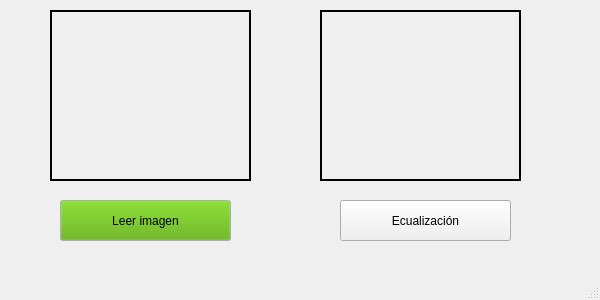
<?xml version="1.0" encoding="UTF-8"?>
<ui version="4.0">
 <class>MainWindow</class>
 <widget class="QMainWindow" name="MainWindow">
  <property name="geometry">
   <rect>
    <x>0</x>
    <y>0</y>
    <width>600</width>
    <height>300</height>
   </rect>
  </property>
  <property name="minimumSize">
   <size>
    <width>200</width>
    <height>200</height>
   </size>
  </property>
  <property name="maximumSize">
   <size>
    <width>600</width>
    <height>300</height>
   </size>
  </property>
  <property name="palette">
   <palette>
    <active>
     <colorrole role="WindowText">
      <brush brushstyle="SolidPattern">
       <color alpha="255">
        <red>255</red>
        <green>0</green>
        <blue>0</blue>
       </color>
      </brush>
     </colorrole>
    </active>
    <inactive>
     <colorrole role="WindowText">
      <brush brushstyle="SolidPattern">
       <color alpha="255">
        <red>255</red>
        <green>0</green>
        <blue>0</blue>
       </color>
      </brush>
     </colorrole>
    </inactive>
    <disabled>
     <colorrole role="WindowText">
      <brush brushstyle="SolidPattern">
       <color alpha="255">
        <red>120</red>
        <green>120</green>
        <blue>120</blue>
       </color>
      </brush>
     </colorrole>
    </disabled>
   </palette>
  </property>
  <property name="windowTitle">
   <string>MainWindow</string>
  </property>
  <property name="autoFillBackground">
   <bool>false</bool>
  </property>
  <widget class="QWidget" name="centralwidget">
   <widget class="QPushButton" name="pushButton1">
    <property name="geometry">
     <rect>
      <x>60</x>
      <y>200</y>
      <width>171</width>
      <height>41</height>
     </rect>
    </property>
    <property name="minimumSize">
     <size>
      <width>0</width>
      <height>0</height>
     </size>
    </property>
    <property name="maximumSize">
     <size>
      <width>300</width>
      <height>300</height>
     </size>
    </property>
    <property name="palette">
     <palette>
      <active>
       <colorrole role="Button">
        <brush brushstyle="SolidPattern">
         <color alpha="255">
          <red>85</red>
          <green>170</green>
          <blue>0</blue>
         </color>
        </brush>
       </colorrole>
       <colorrole role="ButtonText">
        <brush brushstyle="SolidPattern">
         <color alpha="255">
          <red>0</red>
          <green>0</green>
          <blue>0</blue>
         </color>
        </brush>
       </colorrole>
       <colorrole role="Base">
        <brush brushstyle="SolidPattern">
         <color alpha="255">
          <red>255</red>
          <green>170</green>
          <blue>255</blue>
         </color>
        </brush>
       </colorrole>
      </active>
      <inactive>
       <colorrole role="Button">
        <brush brushstyle="SolidPattern">
         <color alpha="255">
          <red>85</red>
          <green>170</green>
          <blue>0</blue>
         </color>
        </brush>
       </colorrole>
       <colorrole role="ButtonText">
        <brush brushstyle="SolidPattern">
         <color alpha="255">
          <red>0</red>
          <green>0</green>
          <blue>0</blue>
         </color>
        </brush>
       </colorrole>
       <colorrole role="Base">
        <brush brushstyle="SolidPattern">
         <color alpha="255">
          <red>255</red>
          <green>170</green>
          <blue>255</blue>
         </color>
        </brush>
       </colorrole>
      </inactive>
      <disabled>
       <colorrole role="Button">
        <brush brushstyle="SolidPattern">
         <color alpha="255">
          <red>85</red>
          <green>170</green>
          <blue>0</blue>
         </color>
        </brush>
       </colorrole>
       <colorrole role="ButtonText">
        <brush brushstyle="SolidPattern">
         <color alpha="255">
          <red>120</red>
          <green>120</green>
          <blue>120</blue>
         </color>
        </brush>
       </colorrole>
       <colorrole role="Base">
        <brush brushstyle="SolidPattern">
         <color alpha="255">
          <red>240</red>
          <green>240</green>
          <blue>240</blue>
         </color>
        </brush>
       </colorrole>
      </disabled>
     </palette>
    </property>
    <property name="text">
     <string>Leer imagen</string>
    </property>
   </widget>
   <widget class="QLabel" name="label1">
    <property name="geometry">
     <rect>
      <x>50</x>
      <y>10</y>
      <width>201</width>
      <height>171</height>
     </rect>
    </property>
    <property name="palette">
     <palette>
      <active>
       <colorrole role="WindowText">
        <brush brushstyle="SolidPattern">
         <color alpha="255">
          <red>0</red>
          <green>0</green>
          <blue>0</blue>
         </color>
        </brush>
       </colorrole>
       <colorrole role="Button">
        <brush brushstyle="SolidPattern">
         <color alpha="255">
          <red>170</red>
          <green>170</green>
          <blue>255</blue>
         </color>
        </brush>
       </colorrole>
       <colorrole role="Light">
        <brush brushstyle="SolidPattern">
         <color alpha="255">
          <red>255</red>
          <green>255</green>
          <blue>255</blue>
         </color>
        </brush>
       </colorrole>
       <colorrole role="Midlight">
        <brush brushstyle="SolidPattern">
         <color alpha="255">
          <red>212</red>
          <green>212</green>
          <blue>255</blue>
         </color>
        </brush>
       </colorrole>
       <colorrole role="Dark">
        <brush brushstyle="SolidPattern">
         <color alpha="255">
          <red>85</red>
          <green>85</green>
          <blue>127</blue>
         </color>
        </brush>
       </colorrole>
       <colorrole role="Mid">
        <brush brushstyle="SolidPattern">
         <color alpha="255">
          <red>113</red>
          <green>113</green>
          <blue>170</blue>
         </color>
        </brush>
       </colorrole>
       <colorrole role="Text">
        <brush brushstyle="SolidPattern">
         <color alpha="255">
          <red>0</red>
          <green>0</green>
          <blue>0</blue>
         </color>
        </brush>
       </colorrole>
       <colorrole role="BrightText">
        <brush brushstyle="SolidPattern">
         <color alpha="255">
          <red>255</red>
          <green>255</green>
          <blue>255</blue>
         </color>
        </brush>
       </colorrole>
       <colorrole role="ButtonText">
        <brush brushstyle="SolidPattern">
         <color alpha="255">
          <red>0</red>
          <green>0</green>
          <blue>0</blue>
         </color>
        </brush>
       </colorrole>
       <colorrole role="Base">
        <brush brushstyle="SolidPattern">
         <color alpha="255">
          <red>255</red>
          <green>255</green>
          <blue>255</blue>
         </color>
        </brush>
       </colorrole>
       <colorrole role="Window">
        <brush brushstyle="SolidPattern">
         <color alpha="255">
          <red>170</red>
          <green>170</green>
          <blue>255</blue>
         </color>
        </brush>
       </colorrole>
       <colorrole role="Shadow">
        <brush brushstyle="SolidPattern">
         <color alpha="255">
          <red>0</red>
          <green>0</green>
          <blue>0</blue>
         </color>
        </brush>
       </colorrole>
       <colorrole role="AlternateBase">
        <brush brushstyle="SolidPattern">
         <color alpha="255">
          <red>212</red>
          <green>212</green>
          <blue>255</blue>
         </color>
        </brush>
       </colorrole>
       <colorrole role="ToolTipBase">
        <brush brushstyle="SolidPattern">
         <color alpha="255">
          <red>255</red>
          <green>255</green>
          <blue>220</blue>
         </color>
        </brush>
       </colorrole>
       <colorrole role="ToolTipText">
        <brush brushstyle="SolidPattern">
         <color alpha="255">
          <red>0</red>
          <green>0</green>
          <blue>0</blue>
         </color>
        </brush>
       </colorrole>
      </active>
      <inactive>
       <colorrole role="WindowText">
        <brush brushstyle="SolidPattern">
         <color alpha="255">
          <red>0</red>
          <green>0</green>
          <blue>0</blue>
         </color>
        </brush>
       </colorrole>
       <colorrole role="Button">
        <brush brushstyle="SolidPattern">
         <color alpha="255">
          <red>170</red>
          <green>170</green>
          <blue>255</blue>
         </color>
        </brush>
       </colorrole>
       <colorrole role="Light">
        <brush brushstyle="SolidPattern">
         <color alpha="255">
          <red>255</red>
          <green>255</green>
          <blue>255</blue>
         </color>
        </brush>
       </colorrole>
       <colorrole role="Midlight">
        <brush brushstyle="SolidPattern">
         <color alpha="255">
          <red>212</red>
          <green>212</green>
          <blue>255</blue>
         </color>
        </brush>
       </colorrole>
       <colorrole role="Dark">
        <brush brushstyle="SolidPattern">
         <color alpha="255">
          <red>85</red>
          <green>85</green>
          <blue>127</blue>
         </color>
        </brush>
       </colorrole>
       <colorrole role="Mid">
        <brush brushstyle="SolidPattern">
         <color alpha="255">
          <red>113</red>
          <green>113</green>
          <blue>170</blue>
         </color>
        </brush>
       </colorrole>
       <colorrole role="Text">
        <brush brushstyle="SolidPattern">
         <color alpha="255">
          <red>0</red>
          <green>0</green>
          <blue>0</blue>
         </color>
        </brush>
       </colorrole>
       <colorrole role="BrightText">
        <brush brushstyle="SolidPattern">
         <color alpha="255">
          <red>255</red>
          <green>255</green>
          <blue>255</blue>
         </color>
        </brush>
       </colorrole>
       <colorrole role="ButtonText">
        <brush brushstyle="SolidPattern">
         <color alpha="255">
          <red>0</red>
          <green>0</green>
          <blue>0</blue>
         </color>
        </brush>
       </colorrole>
       <colorrole role="Base">
        <brush brushstyle="SolidPattern">
         <color alpha="255">
          <red>255</red>
          <green>255</green>
          <blue>255</blue>
         </color>
        </brush>
       </colorrole>
       <colorrole role="Window">
        <brush brushstyle="SolidPattern">
         <color alpha="255">
          <red>170</red>
          <green>170</green>
          <blue>255</blue>
         </color>
        </brush>
       </colorrole>
       <colorrole role="Shadow">
        <brush brushstyle="SolidPattern">
         <color alpha="255">
          <red>0</red>
          <green>0</green>
          <blue>0</blue>
         </color>
        </brush>
       </colorrole>
       <colorrole role="AlternateBase">
        <brush brushstyle="SolidPattern">
         <color alpha="255">
          <red>212</red>
          <green>212</green>
          <blue>255</blue>
         </color>
        </brush>
       </colorrole>
       <colorrole role="ToolTipBase">
        <brush brushstyle="SolidPattern">
         <color alpha="255">
          <red>255</red>
          <green>255</green>
          <blue>220</blue>
         </color>
        </brush>
       </colorrole>
       <colorrole role="ToolTipText">
        <brush brushstyle="SolidPattern">
         <color alpha="255">
          <red>0</red>
          <green>0</green>
          <blue>0</blue>
         </color>
        </brush>
       </colorrole>
      </inactive>
      <disabled>
       <colorrole role="WindowText">
        <brush brushstyle="SolidPattern">
         <color alpha="255">
          <red>85</red>
          <green>85</green>
          <blue>127</blue>
         </color>
        </brush>
       </colorrole>
       <colorrole role="Button">
        <brush brushstyle="SolidPattern">
         <color alpha="255">
          <red>170</red>
          <green>170</green>
          <blue>255</blue>
         </color>
        </brush>
       </colorrole>
       <colorrole role="Light">
        <brush brushstyle="SolidPattern">
         <color alpha="255">
          <red>255</red>
          <green>255</green>
          <blue>255</blue>
         </color>
        </brush>
       </colorrole>
       <colorrole role="Midlight">
        <brush brushstyle="SolidPattern">
         <color alpha="255">
          <red>212</red>
          <green>212</green>
          <blue>255</blue>
         </color>
        </brush>
       </colorrole>
       <colorrole role="Dark">
        <brush brushstyle="SolidPattern">
         <color alpha="255">
          <red>85</red>
          <green>85</green>
          <blue>127</blue>
         </color>
        </brush>
       </colorrole>
       <colorrole role="Mid">
        <brush brushstyle="SolidPattern">
         <color alpha="255">
          <red>113</red>
          <green>113</green>
          <blue>170</blue>
         </color>
        </brush>
       </colorrole>
       <colorrole role="Text">
        <brush brushstyle="SolidPattern">
         <color alpha="255">
          <red>85</red>
          <green>85</green>
          <blue>127</blue>
         </color>
        </brush>
       </colorrole>
       <colorrole role="BrightText">
        <brush brushstyle="SolidPattern">
         <color alpha="255">
          <red>255</red>
          <green>255</green>
          <blue>255</blue>
         </color>
        </brush>
       </colorrole>
       <colorrole role="ButtonText">
        <brush brushstyle="SolidPattern">
         <color alpha="255">
          <red>85</red>
          <green>85</green>
          <blue>127</blue>
         </color>
        </brush>
       </colorrole>
       <colorrole role="Base">
        <brush brushstyle="SolidPattern">
         <color alpha="255">
          <red>170</red>
          <green>170</green>
          <blue>255</blue>
         </color>
        </brush>
       </colorrole>
       <colorrole role="Window">
        <brush brushstyle="SolidPattern">
         <color alpha="255">
          <red>170</red>
          <green>170</green>
          <blue>255</blue>
         </color>
        </brush>
       </colorrole>
       <colorrole role="Shadow">
        <brush brushstyle="SolidPattern">
         <color alpha="255">
          <red>0</red>
          <green>0</green>
          <blue>0</blue>
         </color>
        </brush>
       </colorrole>
       <colorrole role="AlternateBase">
        <brush brushstyle="SolidPattern">
         <color alpha="255">
          <red>170</red>
          <green>170</green>
          <blue>255</blue>
         </color>
        </brush>
       </colorrole>
       <colorrole role="ToolTipBase">
        <brush brushstyle="SolidPattern">
         <color alpha="255">
          <red>255</red>
          <green>255</green>
          <blue>220</blue>
         </color>
        </brush>
       </colorrole>
       <colorrole role="ToolTipText">
        <brush brushstyle="SolidPattern">
         <color alpha="255">
          <red>0</red>
          <green>0</green>
          <blue>0</blue>
         </color>
        </brush>
       </colorrole>
      </disabled>
     </palette>
    </property>
    <property name="frameShape">
     <enum>QFrame::Box</enum>
    </property>
    <property name="lineWidth">
     <number>2</number>
    </property>
    <property name="text">
     <string/>
    </property>
   </widget>
   <widget class="QLabel" name="label2">
    <property name="geometry">
     <rect>
      <x>320</x>
      <y>10</y>
      <width>201</width>
      <height>171</height>
     </rect>
    </property>
    <property name="palette">
     <palette>
      <active>
       <colorrole role="WindowText">
        <brush brushstyle="SolidPattern">
         <color alpha="255">
          <red>0</red>
          <green>0</green>
          <blue>0</blue>
         </color>
        </brush>
       </colorrole>
      </active>
      <inactive>
       <colorrole role="WindowText">
        <brush brushstyle="SolidPattern">
         <color alpha="255">
          <red>0</red>
          <green>0</green>
          <blue>0</blue>
         </color>
        </brush>
       </colorrole>
      </inactive>
      <disabled>
       <colorrole role="WindowText">
        <brush brushstyle="SolidPattern">
         <color alpha="255">
          <red>120</red>
          <green>120</green>
          <blue>120</blue>
         </color>
        </brush>
       </colorrole>
      </disabled>
     </palette>
    </property>
    <property name="frameShape">
     <enum>QFrame::Box</enum>
    </property>
    <property name="lineWidth">
     <number>2</number>
    </property>
    <property name="text">
     <string/>
    </property>
   </widget>
   <widget class="QPushButton" name="pushButton2">
    <property name="geometry">
     <rect>
      <x>340</x>
      <y>200</y>
      <width>171</width>
      <height>41</height>
     </rect>
    </property>
    <property name="minimumSize">
     <size>
      <width>0</width>
      <height>0</height>
     </size>
    </property>
    <property name="maximumSize">
     <size>
      <width>300</width>
      <height>300</height>
     </size>
    </property>
    <property name="text">
     <string>Ecualización</string>
    </property>
   </widget>
  </widget>
  <widget class="QMenuBar" name="menubar">
   <property name="geometry">
    <rect>
     <x>0</x>
     <y>0</y>
     <width>600</width>
     <height>21</height>
    </rect>
   </property>
  </widget>
  <widget class="QStatusBar" name="statusbar"/>
 </widget>
 <resources/>
 <connections/>
</ui>
